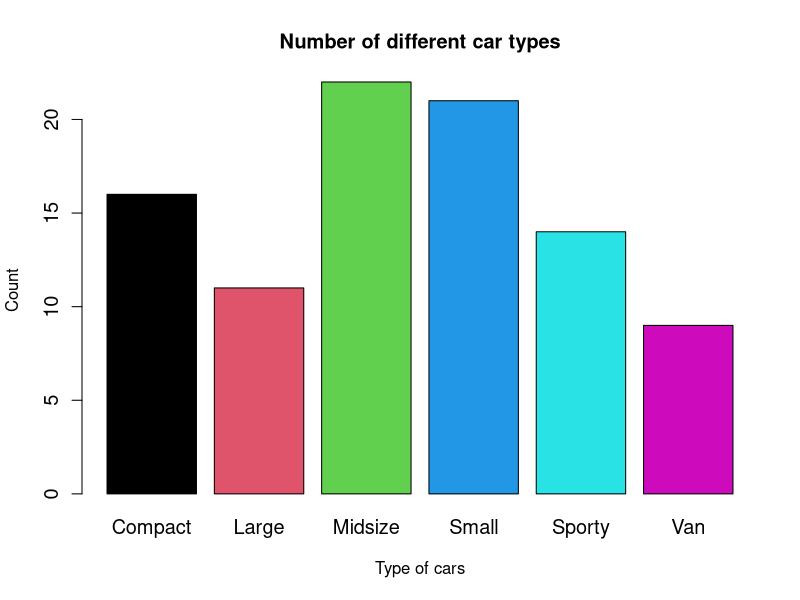
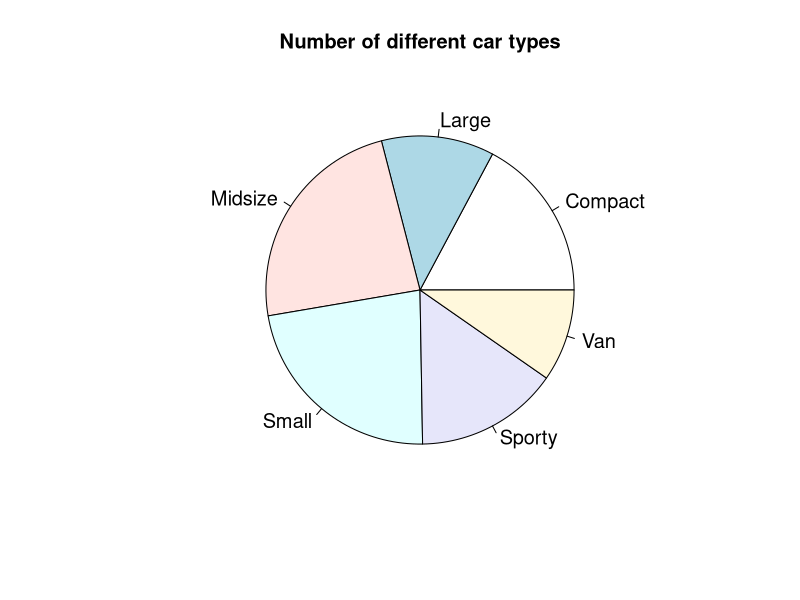
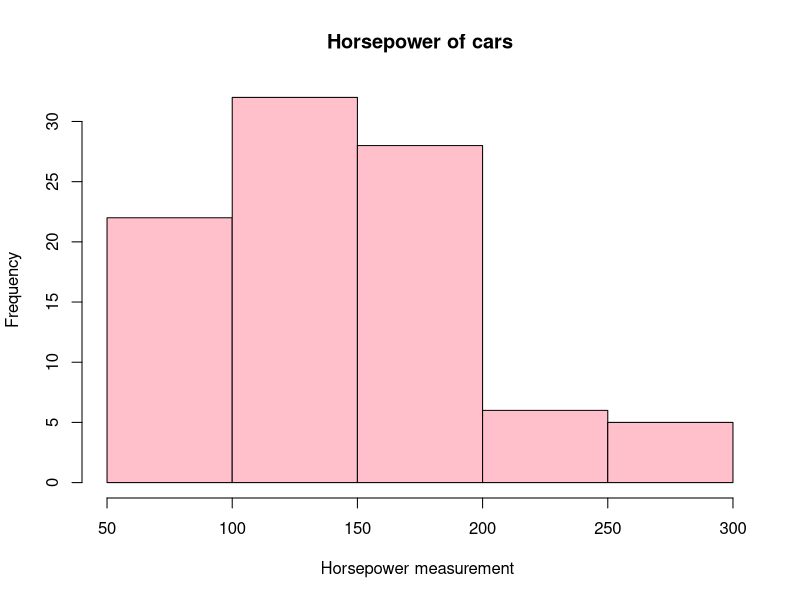
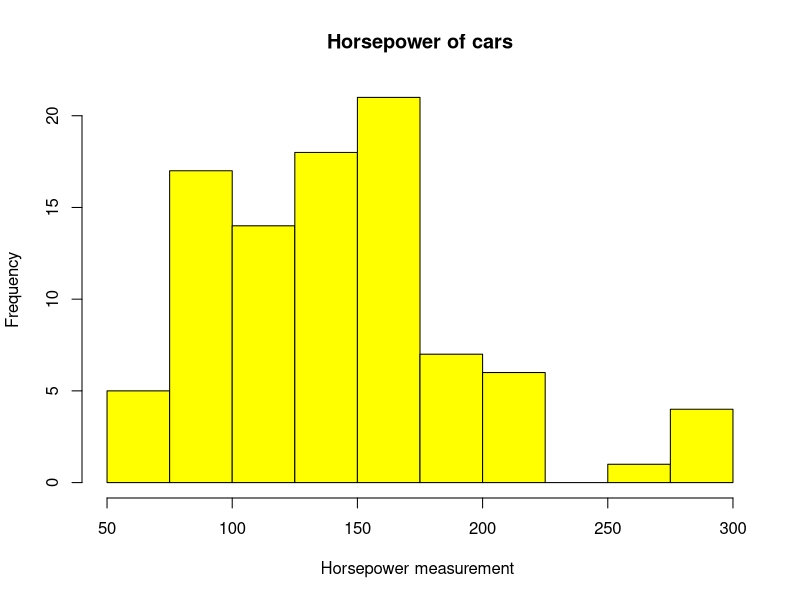
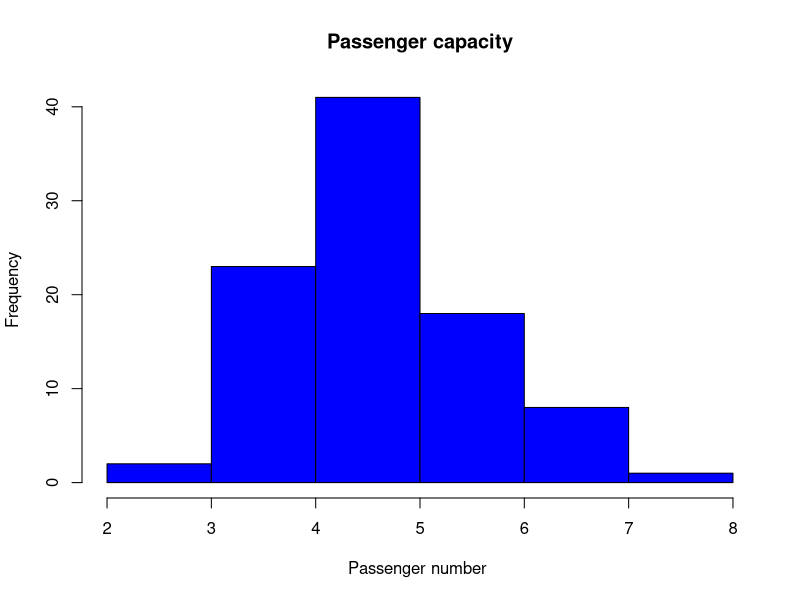
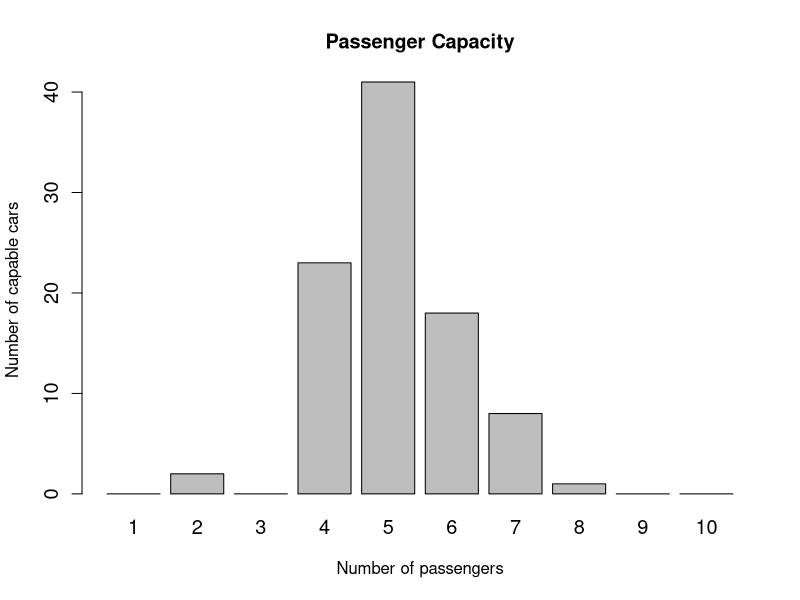
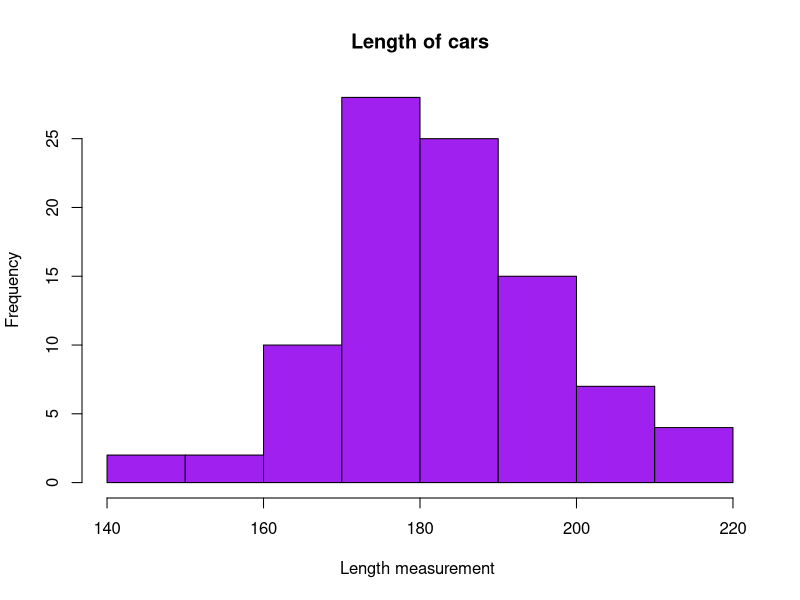

Recreate these plots in R, in order.
## ---- chunk 1
# Your code goes here
## ---- chunk 2
library(MASS)
data(Cars93)
## ---- chunk 3
head(Cars93)
## ---- chunk 4
table(Cars93$Type) #Creating a Frequency table for "Type"
round(table(Cars93$Type)/length(Cars93$Type),3) #Creating a Relative Frequency table for "Type", rounded to 3 digits after decimal point
## ---- chunk 5
freq_table = table(Cars93$Type)
barplot(freq_table,main = "Number of different car types", xlab = "Type of cars", ylab = "Count",col = 1:6,cex.axis = 1.2, cex.names = 1.2) #Plotting the bar graph #Note: for the color, I am assigning each color from 1-6

## ---- chunk 6
pie(table(Cars93$Type), main = "Number of different car types",cex=1.2)
## ---- chunk 7
hist(Cars93$Horsepower, main = "Horsepower of cars", xlab = "Horsepower measurement ", col = "pink", border = "black", cex = 1.2) 
## ---- chunk 8
hist(Cars93$Horsepower, main = "Horsepower of cars", xlab = "Horsepower measurement ",col = "yellow", border = "black",breaks = seq(50,300,by = 25), cex = 1.2) 
## ---- chunk 9
nrow(Cars93) #Code showing how many observations there are
## ---- chunk 10
class(Cars93$Passengers) #function to show type of variable
hist(Cars93$Passengers,main = "Passenger capacity", xlab = "Passenger number ", col = "blue", border = "black", cex = 1.2) 
table(Cars93$Passengers)
## ---- chunk 11
barplot(table(factor(Cars93$Passengers, levels = 1:10)),main = "Passenger Capacity", xlab = "Number of passengers", ylab = "Number of capable cars",cex.axis = 1.2, cex.names = 1.2) #Levels shows even the categories that don't exist
## ---- chunk 12
hist(Cars93$Length, main = "Length of cars", xlab = "Length measurement ", col = "purple", border = "black", cex = 1.2)
## ---- chunk 13
mean(Cars93$Length)
median(Cars93$Length)
